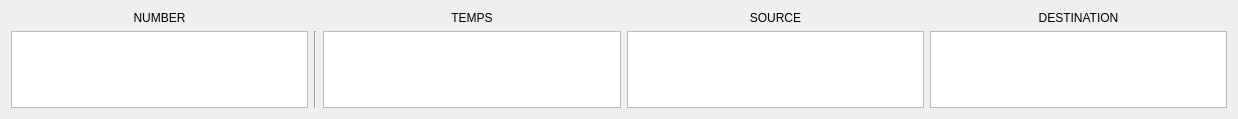
<?xml version="1.0" encoding="UTF-8"?>
<ui version="4.0">
 <class>Frame</class>
 <widget class="QDialog" name="Frame">
  <property name="geometry">
   <rect>
    <x>0</x>
    <y>0</y>
    <width>1238</width>
    <height>119</height>
   </rect>
  </property>
  <property name="windowTitle">
   <string>Frame</string>
  </property>
  <layout class="QGridLayout" name="gridLayout">
   <item row="0" column="2">
    <widget class="QLabel" name="temps">
     <property name="text">
      <string>TEMPS</string>
     </property>
     <property name="alignment">
      <set>Qt::AlignCenter</set>
     </property>
    </widget>
   </item>
   <item row="0" column="4">
    <widget class="QLabel" name="destination">
     <property name="text">
      <string>DESTINATION</string>
     </property>
     <property name="alignment">
      <set>Qt::AlignCenter</set>
     </property>
    </widget>
   </item>
   <item row="0" column="0">
    <widget class="QLabel" name="number">
     <property name="text">
      <string>NUMBER</string>
     </property>
     <property name="alignment">
      <set>Qt::AlignCenter</set>
     </property>
    </widget>
   </item>
   <item row="1" column="2">
    <widget class="QTextBrowser" name="tempsView"/>
   </item>
   <item row="1" column="0">
    <widget class="QTextBrowser" name="NumberView"/>
   </item>
   <item row="0" column="3">
    <widget class="QLabel" name="source">
     <property name="text">
      <string>SOURCE</string>
     </property>
     <property name="alignment">
      <set>Qt::AlignCenter</set>
     </property>
    </widget>
   </item>
   <item row="1" column="3">
    <widget class="QTextBrowser" name="sourceView"/>
   </item>
   <item row="1" column="4">
    <widget class="QTextBrowser" name="destanationView"/>
   </item>
   <item row="1" column="1">
    <widget class="Line" name="line">
     <property name="orientation">
      <enum>Qt::Vertical</enum>
     </property>
    </widget>
   </item>
  </layout>
 </widget>
 <resources/>
 <connections/>
</ui>
